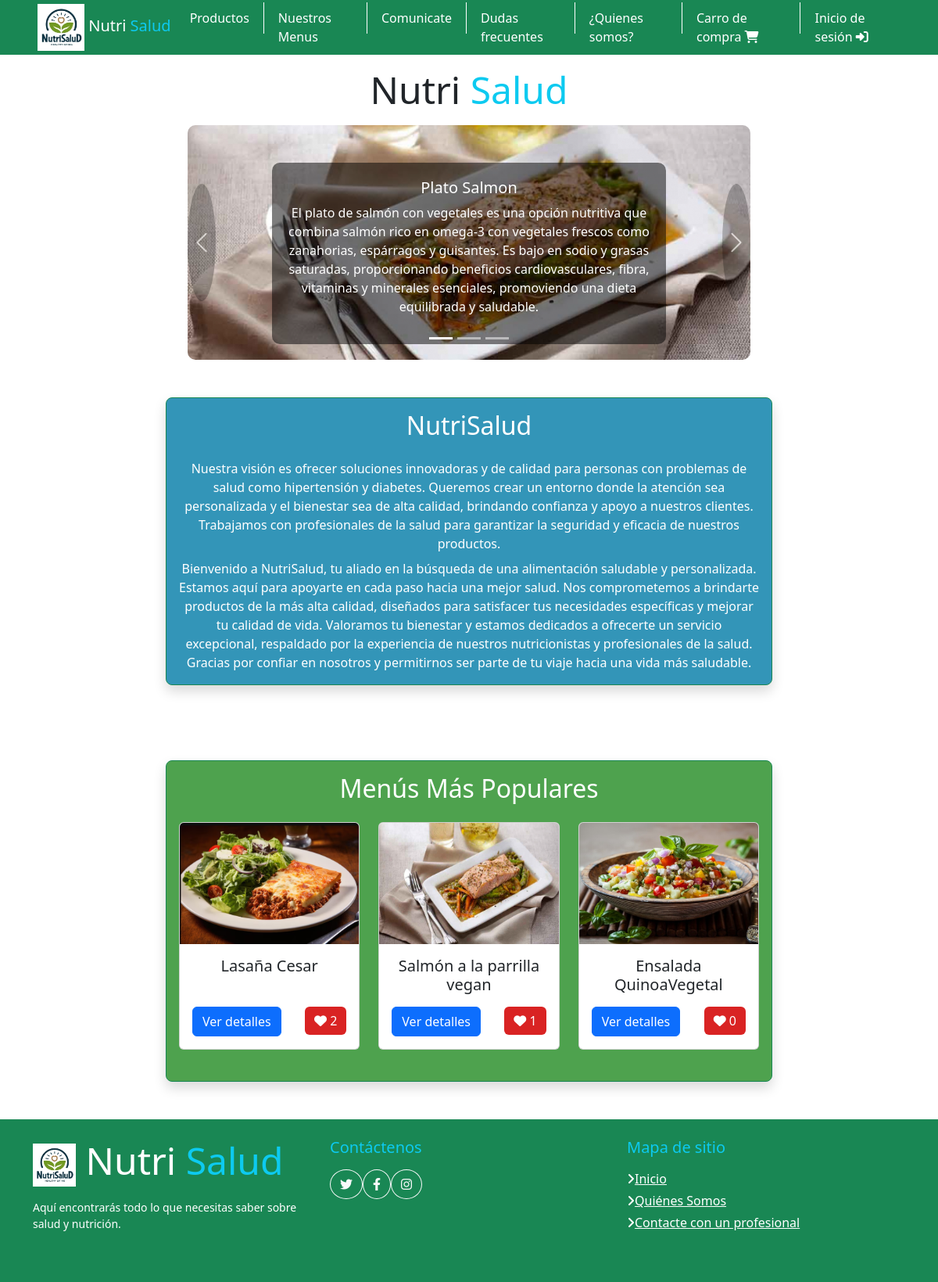
The page / on the database its author committed.
### Apps/Crud/models.py (models this page shows, shortened)
class Menu(models.Model):
    id = models.UUIDField(primary_key=True, default=uuid.uuid4, editable=False)
    foto = models.ImageField(upload_to='fotos_comida/')
    nombreMenu = models.CharField(max_length=255)
    categoria = models.ManyToManyField(Categoria)
    precio = models.IntegerField()
    descripcion = models.TextField()
    stock = models.IntegerField(default=0)

### Apps/Home/views.py (the view)
# urls.py: path('', views.cargarInicio, name='cargarInicio'),
def cargarInicio(request):
    menus = Menu.objects.annotate(like_count=Count('likes')).order_by('-like_count')[:3]
    return render(request, "1_inicio.html", {'menus': menus})

### Apps/Home/templates/1_inicio.html (shortened to what this page needs)
{% extends './0_base.html' %}
{% load static %}
{% block body %}
<div class="container text-center mt-3">
  <h1 class="mb-3 display-5 text-capitalize">
    <span class="text-center  ">Nutri</span> <span class="text-info">Salud</span>
  </h1>
</div>
<div class="banner-de-img">
  <div id="carouselExampleCaptions" class="carousel slide">
    <div class="carousel-indicators">
      <button type="button" data-bs-target="#carouselExampleCaptions" data-bs-slide-to="0" class="active"
        aria-current="true" aria-label="Slide 1"></button>
      <button type="button" data-bs-target="#carouselExampleCaptions" data-bs-slide-to="1"
        aria-label="Slide 2"></button>
      <button type="button" data-bs-target="#carouselExampleCaptions" data-bs-slide-to="2"
        aria-label="Slide 3"></button>
    </div>
    <div class="carousel-inner">
      <div class="carousel-item active">
        <img src="{% static 'img/H_salmon.jpg' %}" class="d-block w-100" alt="...">
        <div class="carousel-caption d-none d-md-block">
          <h5>Plato Salmon</h5>
          <p>El plato de salmón con vegetales es una opción nutritiva que combina salmón rico en omega-3 con vegetales
            frescos como zanahorias, espárragos y guisantes. Es bajo en sodio y grasas saturadas, proporcionando
            beneficios cardiovasculares, fibra, vitaminas y minerales esenciales, promoviendo una dieta equilibrada y
            saludable.</p>
        </div>
      </div>
    </div>
    <button class="carousel-control-prev" type="button" data-bs-target="#carouselExampleCaptions" data-bs-slide="prev">
      <span class="carousel-control-prev-icon" aria-hidden="true"></span>
    </button>
    <button class="carousel-control-next" type="button" data-bs-target="#carouselExampleCaptions" data-bs-slide="next">
      <span class="carousel-control-next-icon" aria-hidden="true"></span>
    </button>
  </div>
</div>
<div class="container-fluid mt-5">
  <div class="row justify-content-center">
    <div class="col-md-8">
      <div class="card border border-success rounded-3 shadow mb-5" style="background-color: rgba(0, 123, 167, 0.8);">
        <div class="card-body text-center">
          <h2 class="card-title text-white mb-4">
            <span class="">Nutri</span><span class="">Salud</span>
          </h2>
          <p class="card-text text-white">
            Nuestra visión es ofrecer soluciones innovadoras y de calidad para personas con problemas de salud como
            hipertensión y diabetes. Queremos crear un entorno donde la atención sea personalizada y el bienestar sea de
            alta calidad, brindando confianza y apoyo a nuestros clientes. Trabajamos con profesionales de la salud para
            garantizar la seguridad y eficacia de nuestros productos.
          </p>
          <p class="card-text text-white">
            Bienvenido a NutriSalud, tu aliado en la búsqueda de una alimentación saludable y personalizada. Estamos
            aquí para apoyarte en cada paso hacia una mejor salud. Nos comprometemos a brindarte productos de la más
            alta calidad, diseñados para satisfacer tus necesidades específicas y mejorar tu calidad de vida. Valoramos
            tu bienestar y estamos dedicados a ofrecerte un servicio excepcional, respaldado por la experiencia de
            nuestros nutricionistas y profesionales de la salud. Gracias por confiar en nosotros y permitirnos ser parte
            de tu viaje hacia una vida más saludable.
          </p>
        </div>
      </div>
    </div>
  </div>
</div>
<div class="container-fluid mt-5">
  <div class="row justify-content-center">
    <div class="col-md-8">
      <div class="card border border-success rounded-3 shadow mb-5" style="background-color: rgba(34, 139, 34, 0.8);">
        <div class="card-body text-center">
          <h2 class="card-title text-white mb-4">Menús Más Populares</h2>
          <div class="row">
            {% for menu in menus %}
            <div class="col-md-4 mb-4" class="d-flex align-items-stretch">
              <div class="card h-100">
                <img src="{{ menu.foto.url }}" class="card-img-top" alt="...">
                <div class="card-body  d-flex flex-column">
                    <h5 class="card-title">{{ menu.nombreMenu }}</h5>
                    <div class="mt-auto d-flex justify-content-between w-100">
                      <a href="#" class="btn btn-primary"></i> Ver detalles</a>
                      <form method="post" action="{% url 'like_product' menu.id %}">
                        <button type="submit" class="btn btn-like">
                          <i class="fas fa-heart"></i> {{ menu.likes.count }}
                        </button>
                      </form>
                    </div>
                  </div>
                </div>
              </div>
              {% endfor %}
            </div>
        </div>
      </div>
    </div>
  </div>
</div>
{% endblock %}

### Apps/Home/static/css/style.css (style rules this page uses)
.carousel { width: 60%; margin: auto; }
.carousel-item img { border-radius: 10px; object-fit: cover; height: 300px; }
.carousel-caption { background-color: rgba(0, 0, 0, 0.5); border-radius: 10px; color: white; text-align: center; }
.carousel-control-prev, .carousel-control-next { width: 5%; top: 50%; transform: translateY(-50%); background-color: rgba(0, 0, 0, 0.5); border-radius: 50%; color: white; }
.carousel-control-prev-icon, .carousel-control-next-icon { background-color: transparent; border: none; outline: none; width: 30px; height: 30px; }
body { background-image: url('/static/img/Fondo.webp'); background-size: cover; background-repeat: no-repeat; background-attachment: fixed; background-position: center; margin: 0; }
.btn-like { background-color: rgba(216, 27, 27, 0.959); color: white; border: none; }
.btn-like .fas.fa-heart { color: white; }
.card-img-top { height: 300px; object-fit: cover; }
.card-body { height: 100%; display: flex; flex-direction: column; }
.card-title, .card-text { flex-grow: 0; margin-bottom: 0.5rem; }
.card-img-top { flex: 2; object-fit: cover; height: auto; }
html, body { height: 100%; margin: 0; }
body { display: flex; flex-direction: column; }

### Apps/Home/static/css/chat.css (style rules this page uses)
.carousel { width: 60%; margin: auto; }
.carousel-item img { border-radius: 10px; object-fit: cover; height: 300px; }
.carousel-caption { background-color: rgba(0, 0, 0, 0.5); border-radius: 10px; color: white; text-align: center; }
.carousel-control-prev, .carousel-control-next { width: 5%; top: 50%; transform: translateY(-50%); background-color: rgba(0, 0, 0, 0.5); border-radius: 50%; color: white; }
.carousel-control-prev-icon, .carousel-control-next-icon { background-color: transparent; border: none; outline: none; width: 30px; height: 30px; }
body { background-image: url('/static/img/Fondo.webp'); background-size: cover; background-repeat: no-repeat; background-attachment: fixed; background-position: center; margin: 0; }
.btn-like { background-color: rgba(216, 27, 27, 0.959); color: white; border: none; }
.btn-like .fas.fa-heart { color: white; }
.card-img-top { height: 300px; object-fit: cover; }
.card-body { height: 100%; display: flex; flex-direction: column; }
.card-title, .card-text { flex-grow: 0; margin-bottom: 0.5rem; }
.card-img-top { flex: 2; object-fit: cover; height: auto; }
html, body { height: 100%; margin: 0; }
body { display: flex; flex-direction: column; }

### rows shown on the page
Menu: foto (picture), nombreMenu "Lasaña Cesar", likes.count "2"
Menu: foto (picture), nombreMenu "Salmón a la parrilla vegan", likes.count "1"
Menu: foto (picture), nombreMenu "Ensalada QuinoaVegetal", likes.count "0"
